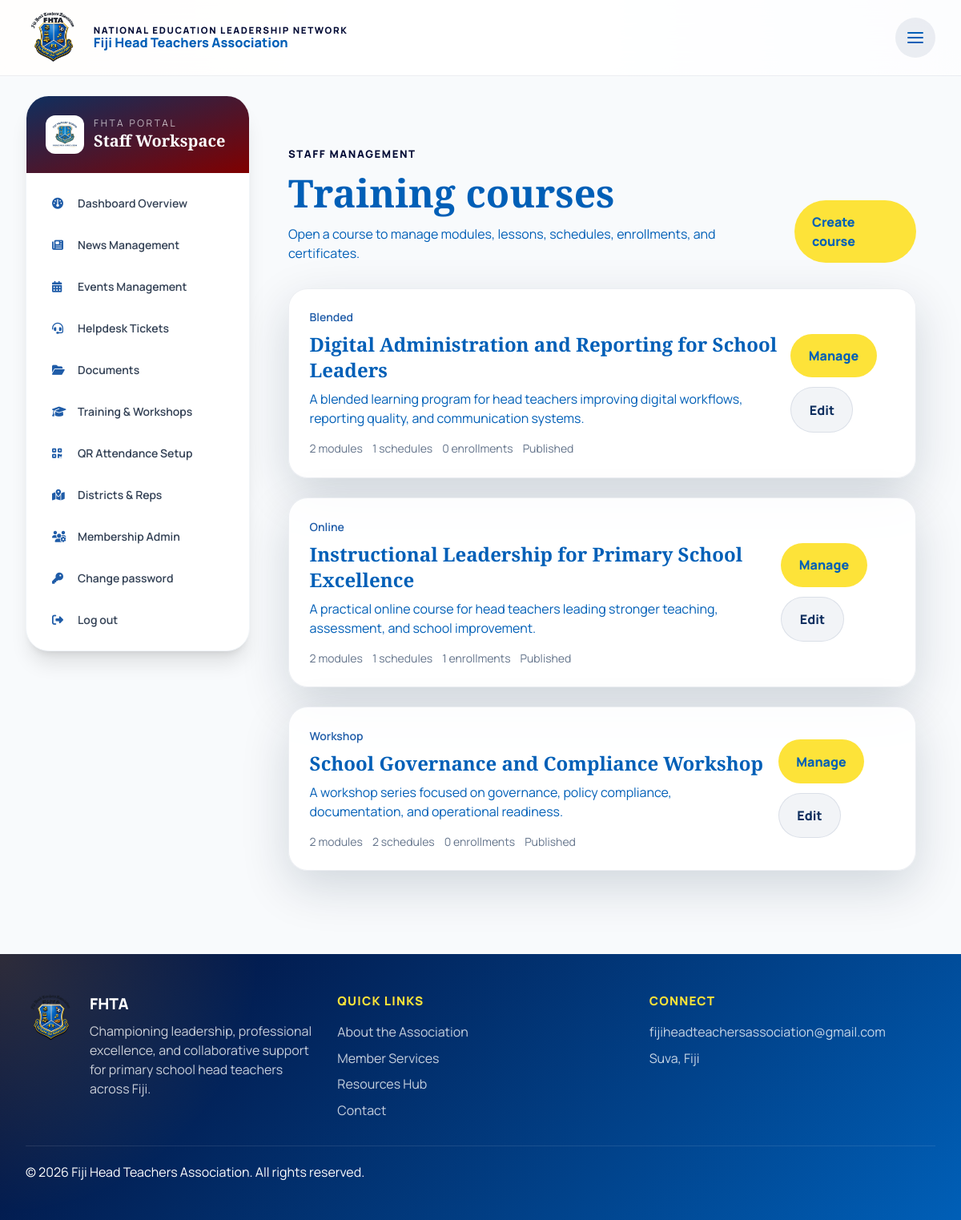
The app's page /training/staff/courses/ (signed in) with its own data.
### training/models.py (models this page shows, shortened)
class Course(models.Model):
    DELIVERY_CHOICES = [
        ("online", "Online"),
        ("workshop", "Workshop"),
        ("blended", "Blended"),
    ]
    title = models.CharField(max_length=255)
    slug = models.SlugField(unique=True, blank=True)
    short_description = models.CharField(max_length=300)
    description = models.TextField()
    learning_outcomes = models.TextField(blank=True)
    target_audience = models.CharField(max_length=255, blank=True)
    duration_hours = models.PositiveIntegerField(default=1)
    delivery_type = models.CharField(max_length=20, choices=DELIVERY_CHOICES, default="online")
    passing_score = models.PositiveIntegerField(default=100)
    thumbnail = models.ImageField(upload_to="training/course_thumbnails/", blank=True, null=True)
    is_published = models.BooleanField(default=True)
    is_featured = models.BooleanField(default=False)
    created_by = models.ForeignKey(
        settings.AUTH_USER_MODEL,
        on_delete=models.SET_NULL,
        null=True,
        blank=True,
        related_name="training_courses_created",
    )
    created_at = models.DateTimeField(auto_now_add=True)
    updated_at = models.DateTimeField(auto_now=True)
    class Meta:
        ordering = ["title"]

### training/views.py (the view)
# urls.py: path("staff/courses/", views.staff_course_list, name="staff_course_list"),
@staff_required
def staff_course_list(request):
    courses = (
        Course.objects.annotate(
            module_total=Count("modules", distinct=True),
            schedule_total=Count("schedules", distinct=True),
            enrollment_total=Count("enrollments", distinct=True),
        )
        .order_by("title")
    )
    return render(request, "training/staff_course_list.html", {"courses": courses})

### training/views.py (called while the page is built)
def staff_required(view_func):
    @wraps(view_func)
    @login_required
    def wrapped_view(request, *args, **kwargs):
        if getattr(request.user, "role", "") not in ["admin", "staff"] and not request.user.is_superuser:
            messages.error(request, "Staff access is required for training management.")
            return redirect("dashboard")
        return view_func(request, *args, **kwargs)
    return wrapped_view

### templates/training/staff_course_list.html (shortened to what this page needs)
{% extends 'base.html' %}
{% block content %}
<section class="section-shell pt-16">
  <div class="max-w-7xl mx-auto px-6">
    <div class="flex flex-col lg:flex-row lg:items-end lg:justify-between gap-6 mb-8">
      <div>
        <p class="section-kicker">Staff Management</p>
        <h1 class="section-title mt-3">Training courses</h1>
        <p class="section-copy mt-3">Open a course to manage modules, lessons, schedules, enrollments, and certificates.</p>
      </div>
      <a href="{% url 'training:staff_course_create' %}" class="hero-btn hero-btn-primary">Create course</a>
    </div>
    <div class="grid gap-6">
      {% for course in courses %}
        <div class="info-card">
          <div class="flex flex-col lg:flex-row lg:items-center lg:justify-between gap-4">
            <div>
              <p class="text-sm font-semibold text-[#1f5ca8]">{{ course.get_delivery_type_display }}</p>
              <h2 class="text-2xl font-bold maroon-text mt-2">{{ course.title }}</h2>
              <p class="section-copy mt-2">{{ course.short_description }}</p>
              <div class="mt-4 flex flex-wrap gap-3 text-sm text-slate-500">
                <span>{{ course.module_total }} modules</span>
                <span>{{ course.schedule_total }} schedules</span>
                <span>{{ course.enrollment_total }} enrollments</span>
                <span>{% if course.is_published %}Published{% else %}Draft{% endif %}</span>
              </div>
            </div>
            <div class="flex flex-wrap gap-3">
              <a href="{% url 'training:staff_course_detail' course.id %}" class="hero-btn hero-btn-primary">Manage</a>
              <a href="{% url 'training:staff_course_edit' course.id %}" class="hero-btn hero-btn-secondary !text-[#0f2f5f] !border-[#0f2f5f]/10 !bg-[#0f2f5f]/5">Edit</a>
            </div>
          </div>
        </div>
      {% empty %}
        <div class="feature-card text-center">
          <h2 class="text-2xl font-bold maroon-text">No courses yet</h2>
          <p class="section-copy mt-3">Create the first FHTA training course to get started.</p>
        </div>
      {% endfor %}
    </div>
  </div>
</section>
{% endblock %}

### templates/base.html (shortened to what this page needs)
{% load static %}
<!DOCTYPE html>
<html lang="en">
<head>
    <script src="https://cdn.tailwindcss.com"></script>
    <link href="https://unpkg.com/aos@2.3.1/dist/aos.css" rel="stylesheet">
    <link rel="stylesheet" href="https://cdnjs.cloudflare.com/ajax/libs/font-awesome/6.6.0/css/all.min.css">
    <link href="{% static 'css/styles.css' %}" rel="stylesheet">
    <link rel="stylesheet" href="https://cdn.jsdelivr.net/npm/@splidejs/splide@4.1.4/dist/css/splide.min.css">
</head>
<body class="site-body">
    <div class="site-shell">
        <nav class="site-nav sticky top-0 z-50" x-data="{ mobileOpen: false }">
            <div class="max-w-7xl mx-auto px-4 sm:px-6 lg:px-8">
                <div class="flex items-center justify-between py-3">
                    <a href="{% url 'home' %}" class="brand-mark">
                        <img class="brand-logo" src="{% static 'assets/images/FHTA_Logo.png' %}" alt="FHTA Logo">
                        <div class="brand-copy">
                            <span class="brand-kicker">National Education Leadership Network</span>
                            <span class="brand-title">Fiji Head Teachers Association</span>
                        </div>
                    </a>
                    <button @click="mobileOpen = !mobileOpen" class="xl:hidden mobile-toggle" aria-label="Open menu">
                        <i data-feather="menu" x-show="!mobileOpen"></i>
                    </button>
                </div>
            </div>
        </nav>
        {% if user.is_authenticated %}
            <div class="bg-slate-50" x-data="{ portalSidebarOpen: false }">
                <div class="mx-auto max-w-[1600px] px-4 sm:px-6 lg:px-8 py-6">
                    <div class="grid gap-6 lg:grid-cols-[280px_minmax(0,1fr)]">
                        <div class="hidden lg:block">
                            {% include 'accounts/_dashboard_sidebar.html' %}
                        </div>
                        <main class="min-w-0">
        {% else %}
            <main>
        {% endif %}
                            {% block content %}{% endblock %}
            </main>
        {% if user.is_authenticated %}
                    </div>
                </div>
            </div>
        {% endif %}
        <footer class="site-footer">
            <div class="max-w-7xl mx-auto px-4 sm:px-6 lg:px-8 py-12">
                <div class="grid gap-8 md:grid-cols-3">
                    <div>
                        <div class="footer-brand">
                            <img src="{% static 'assets/images/FHTA_Logo.png' %}" alt="FHTA Logo" class="footer-logo">
                            <div>
                                <p class="footer-title">FHTA</p>
                                <p class="footer-text">Championing leadership, professional excellence, and collaborative support for primary school head teachers across Fiji.</p>
                            </div>
                        </div>
                    </div>
                    <div>
                        <p class="footer-heading">Quick Links</p>
                        <div class="footer-links">
                            <a href="{% url 'about' %}">About the Association</a>
                            <a href="{% url 'services' %}">Member Services</a>
                            <a href="{% url 'resources' %}">Resources Hub</a>
                            <a href="{% url 'contact' %}">Contact</a>
                        </div>
                    </div>
                    <div>
                        <p class="footer-heading">Connect</p>
                        <div class="footer-links">
                            <a href="mailto:info@fpspa.org.fj">fijiheadteachersassociation@gmail.com</a>
                            <span>Suva, Fiji</span>
                        </div>
                    </div>
                </div>
                <div class="footer-bottom item-center">
                    <p>&copy; {% now "Y" %} Fiji Head Teachers Association. All rights reserved.</p>
                </div>
            </div>
        </footer>
    </div>
</body>
</html>

### templates/accounts/_dashboard_sidebar.html (shortened to what this page needs)
{% load static %}
<aside class="lg:sticky lg:top-24 self-start rounded-[1.8rem] bg-white shadow-xl border border-slate-100 overflow-hidden">
  <div class="bg-gradient-to-br from-[#0f2f5f] to-[#800000] p-6 text-white">
    <div class="flex items-center gap-3">
      <img src="{% static 'assets/images/fpspa_logo.png' %}" alt="FHTA logo" class="h-12 w-12 rounded-xl bg-white p-1 object-contain">
      <div>
        <p class="text-xs uppercase tracking-[0.22em] text-white/70">FHTA Portal</p>
        <h2 class="text-xl font-bold">{% if dashboard_role == "staff" or user.role == "staff" or user.role == "admin" %}Staff Workspace{% else %}Member Hub{% endif %}</h2>
      </div>
    </div>
  </div>
  <nav class="p-4 space-y-2 text-sm">
    {% if dashboard_role == "staff" or user.role == "staff" or user.role == "admin" or user.role == "district_staff" %}
      <a href="{% url 'staff_dashboard' %}" class="flex items-center gap-3 rounded-2xl px-4 py-3 font-semibold text-slate-700 hover:bg-[#0f2f5f]/5"><i class="fas fa-gauge text-[#1f5ca8] w-5"></i> Dashboard Overview</a>
      <a href="{% url 'news:news_dashboard' %}" class="flex items-center gap-3 rounded-2xl px-4 py-3 font-semibold text-slate-700 hover:bg-[#0f2f5f]/5"><i class="fas fa-newspaper text-[#1f5ca8] w-5"></i> News Management</a>
      <a href="{% url 'events:events_dashboard' %}" class="flex items-center gap-3 rounded-2xl px-4 py-3 font-semibold text-slate-700 hover:bg-[#0f2f5f]/5"><i class="fas fa-calendar-days text-[#1f5ca8] w-5"></i> Events Management</a>
      <a href="{% url 'helpdesk:staff_dashboard' %}" class="flex items-center gap-3 rounded-2xl px-4 py-3 font-semibold text-slate-700 hover:bg-[#0f2f5f]/5"><i class="fas fa-headset text-[#1f5ca8] w-5"></i> Helpdesk Tickets</a>
      <a href="{% url 'documents:document_list' %}" class="flex items-center gap-3 rounded-2xl px-4 py-3 font-semibold text-slate-700 hover:bg-[#0f2f5f]/5"><i class="fas fa-folder-open text-[#1f5ca8] w-5"></i> Documents</a>
      <a href="{% url 'training:staff_dashboard' %}" class="flex items-center gap-3 rounded-2xl px-4 py-3 font-semibold text-slate-700 hover:bg-[#0f2f5f]/5"><i class="fas fa-graduation-cap text-[#1f5ca8] w-5"></i> Training & Workshops</a>
      <a href="{% url 'training:staff_course_list' %}" class="flex items-center gap-3 rounded-2xl px-4 py-3 font-semibold text-slate-700 hover:bg-[#0f2f5f]/5"><i class="fas fa-qrcode text-[#1f5ca8] w-5"></i> QR Attendance Setup</a>
      <a href="{% url 'reps:areas' %}" class="flex items-center gap-3 rounded-2xl px-4 py-3 font-semibold text-slate-700 hover:bg-[#0f2f5f]/5"><i class="fas fa-map-location-dot text-[#1f5ca8] w-5"></i> Districts & Reps</a>
      {% if user.is_superuser or user.role == 'admin' %}<a href="{% url 'admin:index' %}" class="flex items-center gap-3 rounded-2xl px-4 py-3 font-semibold text-slate-700 hover:bg-[#0f2f5f]/5"><i class="fas fa-users-gear text-[#1f5ca8] w-5"></i> Membership Admin</a>{% endif %}
    {% endif %}
    <a href="{% url 'password_change' %}" class="flex items-center gap-3 rounded-2xl px-4 py-3 font-semibold text-slate-700 hover:bg-[#0f2f5f]/5"><i class="fas fa-key text-[#1f5ca8] w-5"></i> Change password</a>
    <a href="{% url 'logout' %}" class="flex items-center gap-3 rounded-2xl px-4 py-3 font-semibold text-slate-700 hover:bg-[#0f2f5f]/5"><i class="fas fa-right-from-bracket text-[#1f5ca8] w-5"></i> Log out</a>
  </nav>
</aside>

### static/css/styles.css (style rules this page uses)
:root { --fpspa-navy: #005fb7; --fpspa-navy-deep: #030b35; --fpspa-blue: #030b35; --fpspa-gold: #f2c14e; --fpspa-gold-soft: #fde339; --fpspa-ink: #112033; --fpspa-muted: #005fb7; --fpspa-surface: #f6f7fb; --fpspa-white: #ffffff; --fpspa-shadow: 0 20px 60px rgba(8, 28, 58, 0.16); }
html { scroll-behavior: smooth; }
body.site-body { margin: 0; color: var(--fpspa-ink); background: radial-gradient(circle at top left, rgba(242, 193, 78, 0.14), transparent 28%), radial-gradient(circle at top right, rgba(31, 92, 168, 0.12), transparent 24%), linear-gradient(180deg, #f9fbff 0%, #eef3fb 100%); font-family: "Manrope", sans-serif; }
h1, h2, h3, h4, .display-font { font-family: "Playfair Display", serif; }
.site-shell { min-height: 100vh; }
.site-nav { backdrop-filter: blur(20px); background: rgba(255, 255, 255, 0.9); border-bottom: 1px solid rgba(15, 47, 95, 0.08); }
.brand-mark { display: flex; align-items: center; gap: 0.9rem; text-decoration: none; }
.brand-logo, .footer-logo { width: auto; object-fit: contain; }
.brand-logo { height: 4.4rem; }
.brand-copy { display: flex; flex-direction: column; line-height: 1.15; }
.brand-kicker { color: var(--fpspa-blue); font-size: 0.72rem; font-weight: 800; letter-spacing: 0.14em; text-transform: uppercase; }
.brand-title { color: var(--fpspa-navy); font-size: 1.02rem; font-weight: 800; max-width: 19rem; }
.mobile-toggle { color: var(--fpspa-navy); background: rgba(15, 47, 95, 0.08); border: none; border-radius: 999px; padding: 0.8rem; }
.hero-subtext, .hero-stat-copy, .site-footer, .footer-text, .footer-links a, .footer-links span, .footer-bottom p { font-family: "Manrope", sans-serif; }
.hero-btn { display: inline-flex; align-items: center; gap: 0.7rem; padding: 0.95rem 1.4rem; border-radius: 999px; text-decoration: none; font-weight: 800; transition: 0.25s ease; }
.hero-btn-primary { color: var(--fpspa-navy); background: var(--fpspa-gold-soft); }
.hero-btn-secondary { color: var(--fpspa-white); background: rgba(255, 255, 255, 0.09); border: 1px solid rgba(255, 255, 255, 0.18); }
.section-shell { padding: 5rem 0; }
.section-kicker { color: var(--fpspa-blue); font-size: 0.82rem; font-weight: 800; letter-spacing: 0.12em; text-transform: uppercase; }
.section-title { color: var(--fpspa-navy); font-size: clamp(2rem, 4vw, 3.2rem); line-height: 1.1; font-weight: 800; }
.section-copy { color: var(--fpspa-muted); font-size: 1rem; }
.glass-card, .feature-card, .news-card, .info-card, .cta-card { border: 1px solid rgba(15, 47, 95, 0.08); border-radius: 1.5rem; background: rgba(255, 255, 255, 0.88); box-shadow: var(--fpspa-shadow); }
.feature-card, .news-card, .info-card, .cta-card { padding: 1.6rem; }
.site-footer { background: radial-gradient(circle at top left, rgba(242, 193, 78, 0.18), transparent 26%), linear-gradient(135deg, var(--fpspa-navy-deep), var(--fpspa-navy)); color: var(--fpspa-white); }
.footer-brand { display: flex; align-items: flex-start; gap: 1rem; }
.footer-logo { height: 4rem; }
.footer-title { margin: 0 0 0.45rem; font-size: 1.2rem; font-weight: 800; }
.footer-heading { margin-bottom: 0.85rem; color: var(--fpspa-gold-soft); font-size: 0.95rem; font-weight: 800; letter-spacing: 0.08em; text-transform: uppercase; }
.footer-text, .footer-links a, .footer-links span { color: rgba(255, 255, 255, 0.78); }
.footer-links { display: grid; gap: 0.55rem; }
.footer-links a { text-decoration: none; }
.footer-bottom { display: flex; justify-content: space-between; gap: 1rem; flex-wrap: wrap; margin-top: 2rem; padding-top: 1.25rem; border-top: 1px solid rgba(255, 255, 255, 0.1); }
.maroon-text { color: var(--fpspa-navy); }

### records on screen
Course: delivery_type "Blended", title "Digital Administration and Reporting for School Leaders", short_description "A blended learning program for head teachers improving digital workflows, reporting quality, and communication systems.", module_total "2", schedule_total "1", enrollment_total "0", is_published "Published"
Course: delivery_type "Online", title "Instructional Leadership for Primary School Excellence", short_description "A practical online course for head teachers leading stronger teaching, assessment, and school improvement.", module_total "2", schedule_total "1", enrollment_total "1", is_published "Published"
Course: delivery_type "Workshop", title "School Governance and Compliance Workshop", short_description "A workshop series focused on governance, policy compliance, documentation, and operational readiness.", module_total "2", schedule_total "2", enrollment_total "0", is_published "Published"
